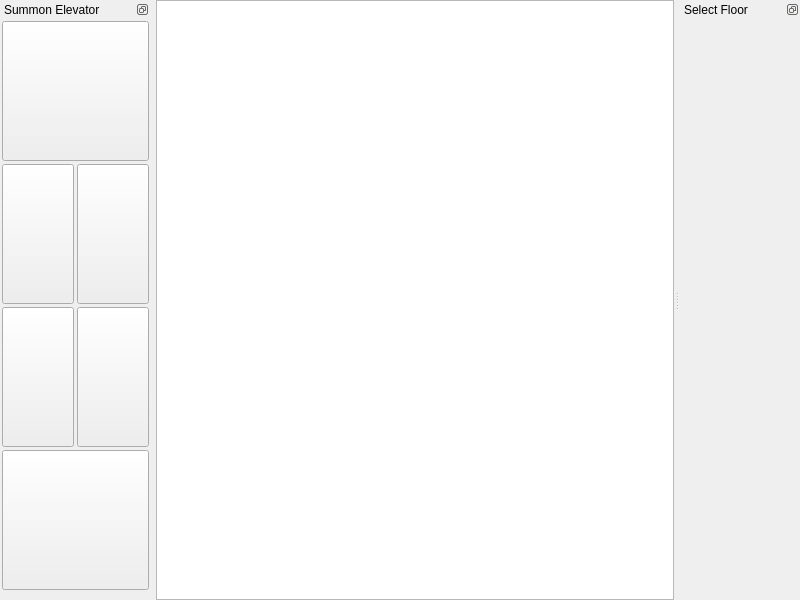
<?xml version="1.0" encoding="UTF-8"?>
<ui version="4.0">
 <class>MainWindow</class>
 <widget class="QMainWindow" name="MainWindow">
  <property name="geometry">
   <rect>
    <x>0</x>
    <y>0</y>
    <width>800</width>
    <height>600</height>
   </rect>
  </property>
  <property name="sizePolicy">
   <sizepolicy hsizetype="MinimumExpanding" vsizetype="MinimumExpanding">
    <horstretch>0</horstretch>
    <verstretch>0</verstretch>
   </sizepolicy>
  </property>
  <property name="minimumSize">
   <size>
    <width>800</width>
    <height>600</height>
   </size>
  </property>
  <property name="windowTitle">
   <string>Parts</string>
  </property>
  <property name="dockOptions">
   <set>QMainWindow::AllowNestedDocks|QMainWindow::AllowTabbedDocks|QMainWindow::AnimatedDocks</set>
  </property>
  <widget class="QWidget" name="centralwidget">
   <layout class="QGridLayout" name="gridLayout">
    <property name="leftMargin">
     <number>0</number>
    </property>
    <property name="topMargin">
     <number>0</number>
    </property>
    <property name="rightMargin">
     <number>0</number>
    </property>
    <property name="bottomMargin">
     <number>0</number>
    </property>
    <item row="0" column="1">
     <widget class="QGraphicsView" name="graphicsView">
      <property name="sizePolicy">
       <sizepolicy hsizetype="MinimumExpanding" vsizetype="MinimumExpanding">
        <horstretch>0</horstretch>
        <verstretch>0</verstretch>
       </sizepolicy>
      </property>
     </widget>
    </item>
   </layout>
  </widget>
  <widget class="QDockWidget" name="selectFloorDockWidget">
   <property name="sizePolicy">
    <sizepolicy hsizetype="Minimum" vsizetype="Expanding">
     <horstretch>0</horstretch>
     <verstretch>0</verstretch>
    </sizepolicy>
   </property>
   <property name="minimumSize">
    <size>
     <width>120</width>
     <height>40</height>
    </size>
   </property>
   <property name="maximumSize">
    <size>
     <width>150</width>
     <height>524287</height>
    </size>
   </property>
   <property name="toolTip">
    <string>Select the floor you want to go to</string>
   </property>
   <property name="features">
    <set>QDockWidget::DockWidgetFloatable|QDockWidget::DockWidgetMovable</set>
   </property>
   <property name="allowedAreas">
    <set>Qt::LeftDockWidgetArea|Qt::RightDockWidgetArea</set>
   </property>
   <property name="windowTitle">
    <string>Select Floor</string>
   </property>
   <attribute name="dockWidgetArea">
    <number>2</number>
   </attribute>
   <widget class="QWidget" name="dockWidgetContents_3"/>
  </widget>
  <widget class="QDockWidget" name="summonElevatorDockWidget_2">
   <property name="sizePolicy">
    <sizepolicy hsizetype="Minimum" vsizetype="Expanding">
     <horstretch>0</horstretch>
     <verstretch>0</verstretch>
    </sizepolicy>
   </property>
   <property name="minimumSize">
    <size>
     <width>150</width>
     <height>624</height>
    </size>
   </property>
   <property name="maximumSize">
    <size>
     <width>150</width>
     <height>524287</height>
    </size>
   </property>
   <property name="toolTip">
    <string>Summon the elevator in the direction you want to go to</string>
   </property>
   <property name="features">
    <set>QDockWidget::DockWidgetFloatable|QDockWidget::DockWidgetMovable</set>
   </property>
   <property name="allowedAreas">
    <set>Qt::LeftDockWidgetArea|Qt::RightDockWidgetArea</set>
   </property>
   <property name="windowTitle">
    <string>Summon Elevator</string>
   </property>
   <attribute name="dockWidgetArea">
    <number>1</number>
   </attribute>
   <widget class="QWidget" name="dockWidgetContents_4">
    <property name="minimumSize">
     <size>
      <width>150</width>
      <height>600</height>
     </size>
    </property>
    <widget class="QWidget" name="gridLayoutWidget">
     <property name="geometry">
      <rect>
       <x>0</x>
       <y>0</y>
       <width>151</width>
       <height>571</height>
      </rect>
     </property>
     <layout class="QVBoxLayout" name="verticalLayout">
      <property name="spacing">
       <number>3</number>
      </property>
      <property name="leftMargin">
       <number>2</number>
      </property>
      <property name="topMargin">
       <number>2</number>
      </property>
      <property name="rightMargin">
       <number>2</number>
      </property>
      <item>
       <widget class="QPushButton" name="thirdFloorDownBtn">
        <property name="sizePolicy">
         <sizepolicy hsizetype="MinimumExpanding" vsizetype="MinimumExpanding">
          <horstretch>0</horstretch>
          <verstretch>0</verstretch>
         </sizepolicy>
        </property>
        <property name="minimumSize">
         <size>
          <width>90</width>
          <height>0</height>
         </size>
        </property>
        <property name="text">
         <string/>
        </property>
        <property name="icon">
         <iconset>
          <normaloff>:/down</normaloff>:/down</iconset>
        </property>
        <property name="iconSize">
         <size>
          <width>45</width>
          <height>45</height>
         </size>
        </property>
       </widget>
      </item>
      <item>
       <layout class="QHBoxLayout" name="horizontalLayout">
        <item>
         <widget class="QPushButton" name="secondFloorDownBtn">
          <property name="sizePolicy">
           <sizepolicy hsizetype="MinimumExpanding" vsizetype="MinimumExpanding">
            <horstretch>0</horstretch>
            <verstretch>0</verstretch>
           </sizepolicy>
          </property>
          <property name="text">
           <string/>
          </property>
          <property name="icon">
           <iconset>
            <normaloff>:/down</normaloff>:/down</iconset>
          </property>
          <property name="iconSize">
           <size>
            <width>45</width>
            <height>45</height>
           </size>
          </property>
         </widget>
        </item>
        <item>
         <widget class="QPushButton" name="secondFloorUpBtn">
          <property name="sizePolicy">
           <sizepolicy hsizetype="MinimumExpanding" vsizetype="MinimumExpanding">
            <horstretch>0</horstretch>
            <verstretch>0</verstretch>
           </sizepolicy>
          </property>
          <property name="text">
           <string/>
          </property>
          <property name="icon">
           <iconset>
            <normaloff>:/up</normaloff>:/up</iconset>
          </property>
          <property name="iconSize">
           <size>
            <width>45</width>
            <height>45</height>
           </size>
          </property>
         </widget>
        </item>
       </layout>
      </item>
      <item>
       <layout class="QHBoxLayout" name="horizontalLayout_2">
        <item>
         <widget class="QPushButton" name="firstFloorDownBtn">
          <property name="sizePolicy">
           <sizepolicy hsizetype="MinimumExpanding" vsizetype="MinimumExpanding">
            <horstretch>0</horstretch>
            <verstretch>0</verstretch>
           </sizepolicy>
          </property>
          <property name="text">
           <string/>
          </property>
          <property name="icon">
           <iconset>
            <normaloff>:/down</normaloff>:/down</iconset>
          </property>
          <property name="iconSize">
           <size>
            <width>45</width>
            <height>45</height>
           </size>
          </property>
         </widget>
        </item>
        <item>
         <widget class="QPushButton" name="firstFloorUpBtn">
          <property name="sizePolicy">
           <sizepolicy hsizetype="MinimumExpanding" vsizetype="MinimumExpanding">
            <horstretch>0</horstretch>
            <verstretch>0</verstretch>
           </sizepolicy>
          </property>
          <property name="text">
           <string/>
          </property>
          <property name="icon">
           <iconset>
            <normaloff>:/up</normaloff>:/up</iconset>
          </property>
          <property name="iconSize">
           <size>
            <width>45</width>
            <height>45</height>
           </size>
          </property>
         </widget>
        </item>
       </layout>
      </item>
      <item>
       <widget class="QPushButton" name="gFloorUpBtn">
        <property name="sizePolicy">
         <sizepolicy hsizetype="MinimumExpanding" vsizetype="MinimumExpanding">
          <horstretch>0</horstretch>
          <verstretch>0</verstretch>
         </sizepolicy>
        </property>
        <property name="text">
         <string/>
        </property>
        <property name="icon">
         <iconset>
          <normaloff>:/up</normaloff>:/up</iconset>
        </property>
        <property name="iconSize">
         <size>
          <width>45</width>
          <height>45</height>
         </size>
        </property>
       </widget>
      </item>
     </layout>
    </widget>
   </widget>
  </widget>
 </widget>
 <resources/>
 <connections/>
</ui>
